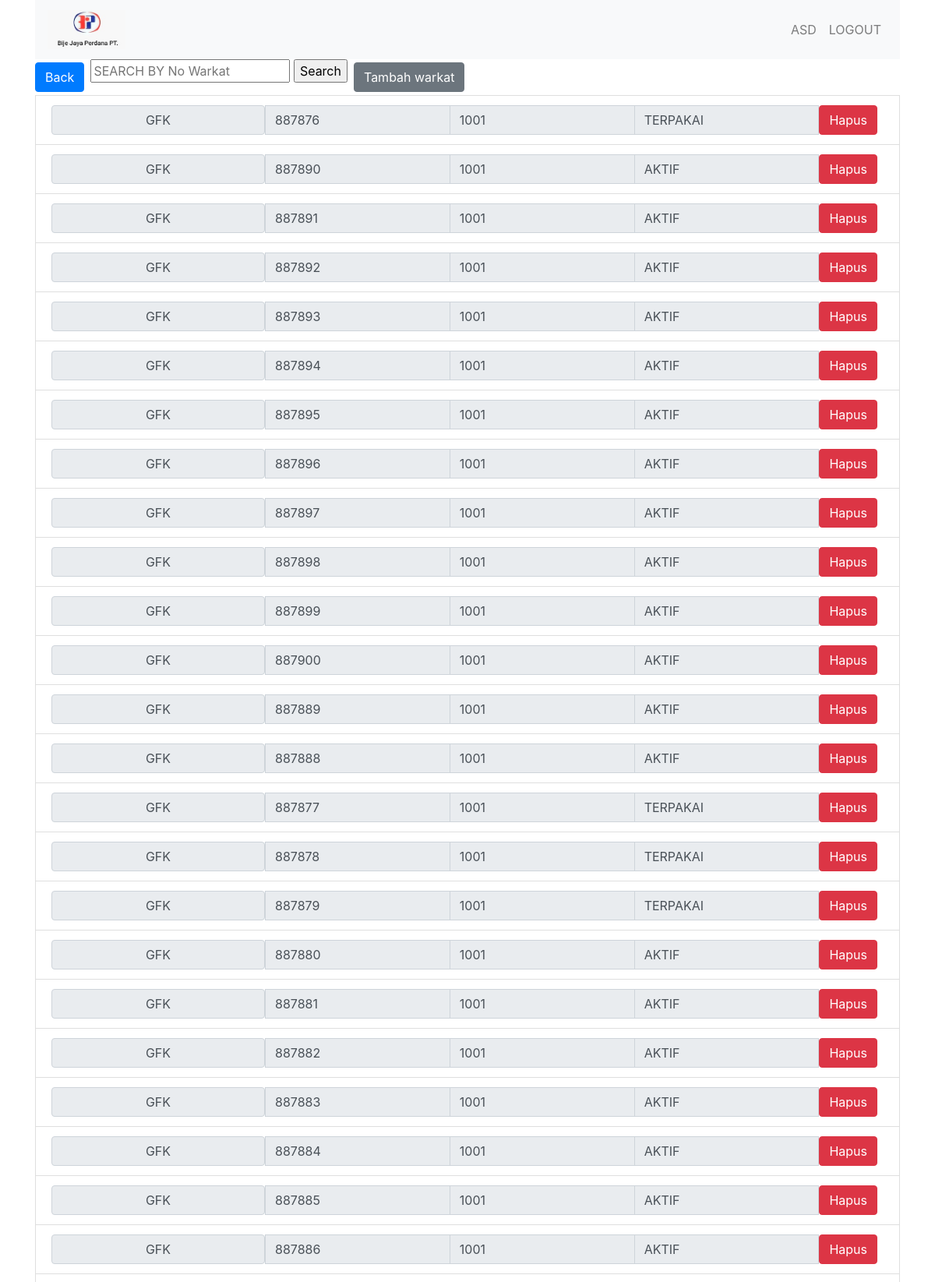
The app's page /warkat.php (signed in, upper part) with its own data.
### tables this page shows
CREATE TABLE `warkat` (
  `kodewarkat` varchar(3) NOT NULL,
  `nowarkat` int(6) NOT NULL,
  `kodebank` varchar(12) NOT NULL,
  `aktif` int(1) NOT NULL
);

### warkat.php (the view, shortened to what this page needs)
<link rel="stylesheet" href="css/bootstrap.min.css">
	<div class="container">
<?php
include 'config.php';
include 'navbar.php';
echo '<div class="btn-group mr-2" role="group" ><a href="index.php"><button type="button" class="btn btn-primary" >Back</button></a></div>';
echo '<div class="btn-group mr-2" role="group" >
		<form method="GET" action="warkat.php">
			<input class="textinput1" name="keyword" placeholder="SEARCH BY No Warkat" type="text">
			<input class="button1" type="submit" value="Search">
		</form>
	 </div>';
echo '<div class="btn-group mr-2" role="group" > <a class="btn btn-secondary" href="warkattambah.php">Tambah warkat</a> </div>';
$con = new mysqli($host, $dbid, $dbpass, $dbname);
if (isset($_GET['keyword']) && $_GET['keyword']!='') {
	$keyword =  $_GET['keyword'] ;
	$stmt = $con->prepare( "SELECT *  FROM warkat WHERE nowarkat LIKE '%$keyword%' ORDER BY kodewarkat DESC" ); $stmt->execute();
}else{
	$stmt = $con->prepare( "SELECT * FROM warkat ORDER BY kodewarkat DESC" ); $stmt->execute();
}
$result = $stmt->get_result();
?>
<?php
while($row = mysqli_fetch_assoc($result)) {
	if($row["aktif"] == 1 ){
		$statuswarkat = "AKTIF";
	}else{
		$statuswarkat = "TERPAKAI";
	}
	echo '
		<li class="list-group-item d-flex justify-content-between align-items-center">
				<div class="input-group">
				<input type="text" name="kodewarkat" class="input-group-text" value="'.$row["kodewarkat"].'" readonly>
				<input type="text" name="nowarkat" class="form-control" value="'.$row["nowarkat"].'" readonly >
				<input type="text" name="nama" class="form-control" value="'.$row["kodebank"].'" readonly >
				<input type="text" name="status" class="form-control" value="'.$statuswarkat.'" readonly >
				<div class="btn-group mr-2" role="group" ><a href="warkathapus.php?kodewarkat='.$row["kodewarkat"].'" class="btn btn-danger" onclick="return confirm()" >Hapus</a> </div>
				</div>
		</li>
	';
}
?>
</div>

### records on screen
warkat: kodewarkat "GFK", nowarkat "887876", nama "1001", status "TERPAKAI"
warkat: kodewarkat "GFK", nowarkat "887890", nama "1001", status "AKTIF"
warkat: kodewarkat "GFK", nowarkat "887891", nama "1001", status "AKTIF"
warkat: kodewarkat "GFK", nowarkat "887892", nama "1001", status "AKTIF"
warkat: kodewarkat "GFK", nowarkat "887893", nama "1001", status "AKTIF"
warkat: kodewarkat "GFK", nowarkat "887894", nama "1001", status "AKTIF"
warkat: kodewarkat "GFK", nowarkat "887895", nama "1001", status "AKTIF"
warkat: kodewarkat "GFK", nowarkat "887896", nama "1001", status "AKTIF"
warkat: kodewarkat "GFK", nowarkat "887897", nama "1001", status "AKTIF"
warkat: kodewarkat "GFK", nowarkat "887898", nama "1001", status "AKTIF"
warkat: kodewarkat "GFK", nowarkat "887899", nama "1001", status "AKTIF"
warkat: kodewarkat "GFK", nowarkat "887900", nama "1001", status "AKTIF"
warkat: kodewarkat "GFK", nowarkat "887889", nama "1001", status "AKTIF"
warkat: kodewarkat "GFK", nowarkat "887888", nama "1001", status "AKTIF"
warkat: kodewarkat "GFK", nowarkat "887877", nama "1001", status "TERPAKAI"
warkat: kodewarkat "GFK", nowarkat "887878", nama "1001", status "TERPAKAI"
warkat: kodewarkat "GFK", nowarkat "887879", nama "1001", status "TERPAKAI"
warkat: kodewarkat "GFK", nowarkat "887880", nama "1001", status "AKTIF"
warkat: kodewarkat "GFK", nowarkat "887881", nama "1001", status "AKTIF"
warkat: kodewarkat "GFK", nowarkat "887882", nama "1001", status "AKTIF"
warkat: kodewarkat "GFK", nowarkat "887883", nama "1001", status "AKTIF"
warkat: kodewarkat "GFK", nowarkat "887884", nama "1001", status "AKTIF"
warkat: kodewarkat "GFK", nowarkat "887885", nama "1001", status "AKTIF"
warkat: kodewarkat "GFK", nowarkat "887886", nama "1001", status "AKTIF"

### other values on screen
$nama "ASD"
